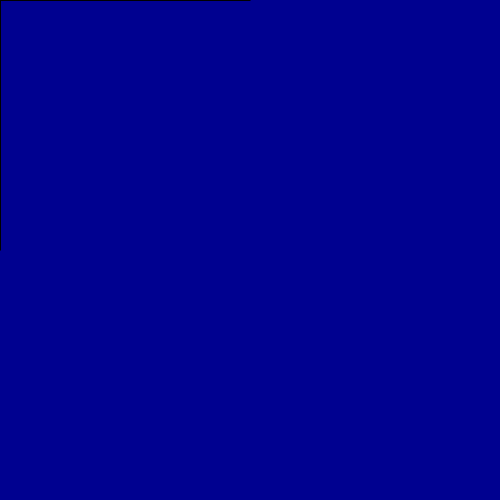
Frame 1 (no input)
Frame 60 (the mouse pressed at the canvas centre just before this capture): identical to frame 1, image omitted
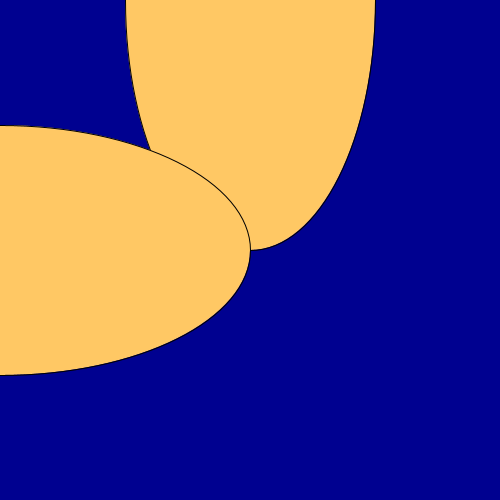
Frame 120 (the mouse held since frame 60 and released just before this capture)

The Processing sketch that drew these frames (run headless with seeded random() and noise(); from frame 60 on, the mouse is pressed at the canvas centre):

// Processing sketch: sketch_23_1
// ── sketch_23_1.pde

void setup() 
{ size(500, 500); 
smooth();
}
void draw() { 
  background(400); 
  fill(300,200,100);
  if (mousePressed == true) {
    cursor(HAND);
  } else {
    cursor(MOVE);
  }
  ellipse(mouseX, 0, mouseX, height);
  ellipse(0, mouseY, height, mouseY);
  
}
